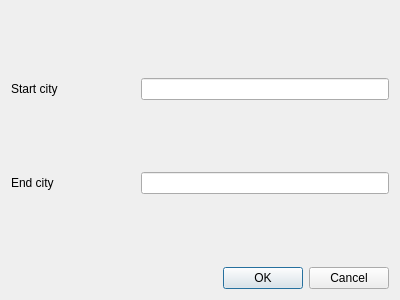
<?xml version="1.0" encoding="UTF-8"?>
<ui version="4.0">
 <class>DialogAddStreet</class>
 <widget class="QDialog" name="DialogAddStreet">
  <property name="geometry">
   <rect>
    <x>0</x>
    <y>0</y>
    <width>400</width>
    <height>300</height>
   </rect>
  </property>
  <property name="windowTitle">
   <string>Add new street</string>
  </property>
  <layout class="QGridLayout" name="gridLayout" columnstretch="1,2">
   <item row="1" column="1">
    <widget class="QLineEdit" name="lineEdit_start_city"/>
   </item>
   <item row="3" column="0">
    <widget class="QLabel" name="labelendcity">
     <property name="text">
      <string>End city</string>
     </property>
    </widget>
   </item>
   <item row="5" column="0" colspan="2">
    <widget class="QDialogButtonBox" name="buttonBox">
     <property name="orientation">
      <enum>Qt::Horizontal</enum>
     </property>
     <property name="standardButtons">
      <set>QDialogButtonBox::Cancel|QDialogButtonBox::Ok</set>
     </property>
    </widget>
   </item>
   <item row="4" column="0">
    <spacer name="verticalSpacer">
     <property name="orientation">
      <enum>Qt::Vertical</enum>
     </property>
     <property name="sizeHint" stdset="0">
      <size>
       <width>20</width>
       <height>40</height>
      </size>
     </property>
    </spacer>
   </item>
   <item row="2" column="0">
    <spacer name="verticalSpacer_2">
     <property name="orientation">
      <enum>Qt::Vertical</enum>
     </property>
     <property name="sizeHint" stdset="0">
      <size>
       <width>20</width>
       <height>40</height>
      </size>
     </property>
    </spacer>
   </item>
   <item row="3" column="1">
    <widget class="QLineEdit" name="lineEdit_end_city"/>
   </item>
   <item row="1" column="0">
    <widget class="QLabel" name="labelstartcity">
     <property name="text">
      <string>Start city</string>
     </property>
    </widget>
   </item>
   <item row="0" column="0">
    <spacer name="verticalSpacer_3">
     <property name="orientation">
      <enum>Qt::Vertical</enum>
     </property>
     <property name="sizeHint" stdset="0">
      <size>
       <width>20</width>
       <height>40</height>
      </size>
     </property>
    </spacer>
   </item>
  </layout>
 </widget>
 <resources/>
 <connections>
  <connection>
   <sender>buttonBox</sender>
   <signal>accepted()</signal>
   <receiver>DialogAddStreet</receiver>
   <slot>accept()</slot>
   <hints>
    <hint type="sourcelabel">
     <x>248</x>
     <y>254</y>
    </hint>
    <hint type="destinationlabel">
     <x>157</x>
     <y>274</y>
    </hint>
   </hints>
  </connection>
  <connection>
   <sender>buttonBox</sender>
   <signal>rejected()</signal>
   <receiver>DialogAddStreet</receiver>
   <slot>reject()</slot>
   <hints>
    <hint type="sourcelabel">
     <x>316</x>
     <y>260</y>
    </hint>
    <hint type="destinationlabel">
     <x>286</x>
     <y>274</y>
    </hint>
   </hints>
  </connection>
 </connections>
</ui>
